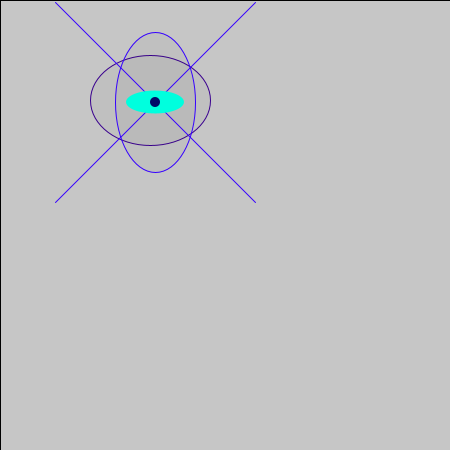
Frame 1 (no input)
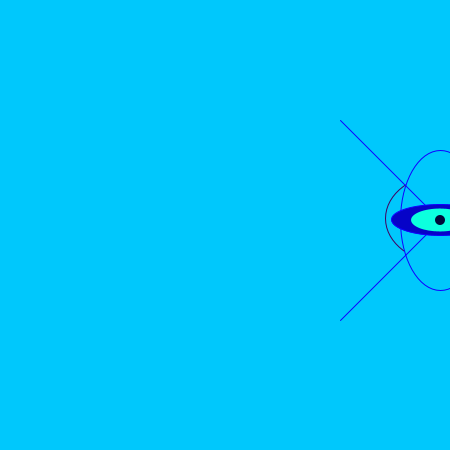
Frame 60 (the mouse pressed at the canvas centre just before this capture)
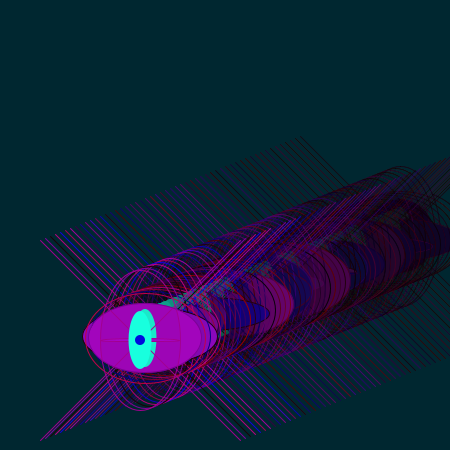
Frame 120 (the mouse held since frame 60 and released just before this capture)

The Processing sketch that drew these frames (run headless with seeded random() and noise(); from frame 60 on, the mouse is pressed at the canvas centre):

// Processing sketch: processing_97043
// ── processing_97043.pde

float px=150;
float py=100;
float velx=5;
float vely=2;
float diametre=40;
boolean cercle =true;
void setup() {
  size(450,450);
diametre =random(5,25);
}
void draw() {
  
  fill(0, 8);
  if(px>400){
    fill(0,200,random(255));}
 
  rect(0, 0, 800, 600);
 
  
 stroke(random(220),random(0),random(150));
  ellipse(px,py,120,90);
  px=px+velx;
  py=py+vely;
  noStroke();
  

stroke(random(220),random(0),random(300));
  ellipse(px,py,80,140);  
  fill(0,random(299),random(20));
  line(px,py,px-100,py-100);
  line(px,py,px+100,py+100);
  line(px,py,px-100,py+100);
  line(px,py,px+100,py-100);
  
 
  
fill (random(200), random(10), 200);
ellipse(px,py,random(140),random(80));

  
  if (px+diametre/2>=width) {
    velx=-velx;
  }
  if (px-diametre/2<=0) {
    velx=-velx;
  }
  if (py+diametre/2>=height) {
    vely=-vely;
  }
  if (py-diametre/2<=0) {
    vely=-vely;
  }
  fill(random(30),255,222);
  noStroke();
  if (cercle==true) {
    ellipse(px, py, diametre+40, diametre+5);
  }
  else {
    ellipse(px, py, diametre+5, diametre+40);
  }
fill(0,10,random(300));
  ellipse(px,py,10,10);}
  

  
void mousePressed() {
  cercle=!cercle;
}
